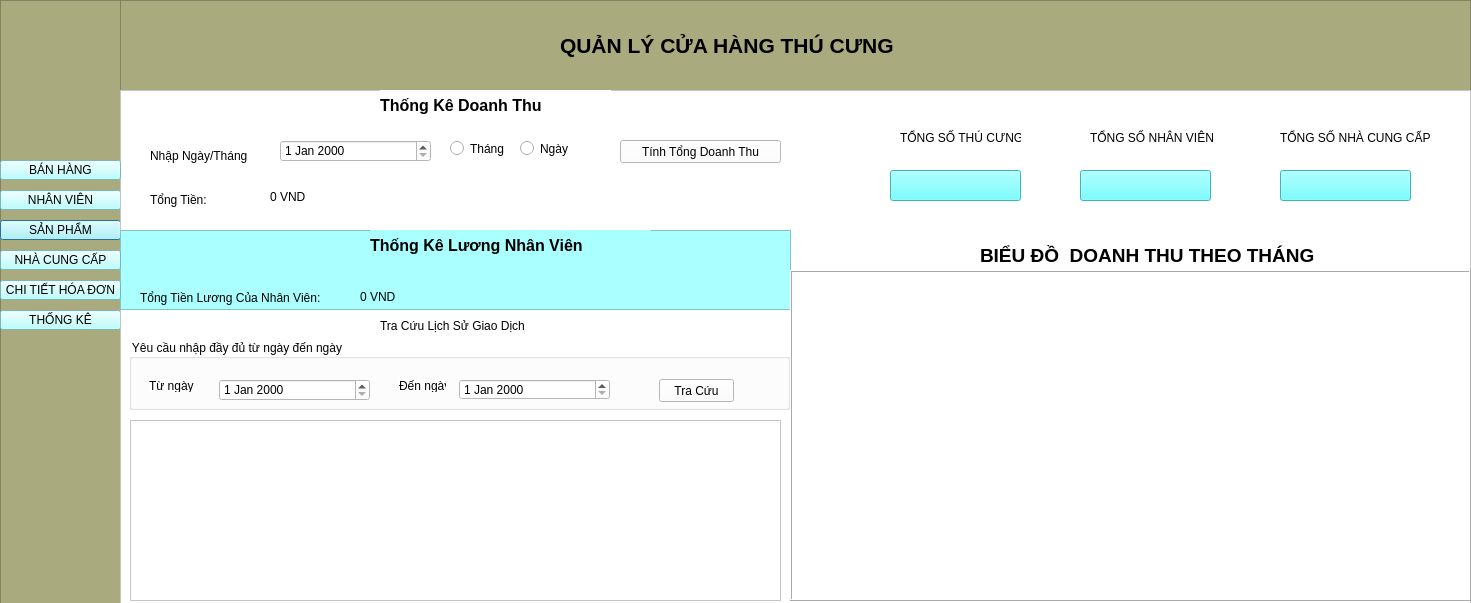
<?xml version="1.0" encoding="UTF-8"?>
<ui version="4.0">
 <class>Dialog</class>
 <widget class="QDialog" name="Dialog">
  <property name="geometry">
   <rect>
    <x>0</x>
    <y>0</y>
    <width>1471</width>
    <height>603</height>
   </rect>
  </property>
  <property name="windowTitle">
   <string>Dialog</string>
  </property>
  <widget class="QPushButton" name="pushButton_6">
   <property name="geometry">
    <rect>
     <x>0</x>
     <y>220</y>
     <width>121</width>
     <height>20</height>
    </rect>
   </property>
   <property name="styleSheet">
    <string notr="true">background-color: rgb(170, 255, 255);</string>
   </property>
   <property name="text">
    <string>SẢN PHẨM</string>
   </property>
  </widget>
  <widget class="QLabel" name="label_2">
   <property name="geometry">
    <rect>
     <x>560</x>
     <y>20</y>
     <width>491</width>
     <height>51</height>
    </rect>
   </property>
   <property name="font">
    <font>
     <pointsize>16</pointsize>
     <weight>75</weight>
     <bold>true</bold>
    </font>
   </property>
   <property name="text">
    <string>QUẢN LÝ CỬA HÀNG THÚ CƯNG</string>
   </property>
  </widget>
  <widget class="QPushButton" name="pushButton_10">
   <property name="geometry">
    <rect>
     <x>0</x>
     <y>190</y>
     <width>121</width>
     <height>20</height>
    </rect>
   </property>
   <property name="styleSheet">
    <string notr="true">background-color: rgb(170, 255, 255);</string>
   </property>
   <property name="text">
    <string>NHÂN VIÊN</string>
   </property>
  </widget>
  <widget class="QListWidget" name="listWidget_4">
   <property name="geometry">
    <rect>
     <x>120</x>
     <y>0</y>
     <width>1351</width>
     <height>91</height>
    </rect>
   </property>
   <property name="styleSheet">
    <string notr="true">background-color: rgb(85, 255, 255);
background-color: rgb(170, 170, 127);</string>
   </property>
  </widget>
  <widget class="QPushButton" name="pushButton_12">
   <property name="geometry">
    <rect>
     <x>0</x>
     <y>310</y>
     <width>121</width>
     <height>20</height>
    </rect>
   </property>
   <property name="styleSheet">
    <string notr="true">background-color: rgb(170, 255, 255);</string>
   </property>
   <property name="text">
    <string>THỐNG KÊ</string>
   </property>
  </widget>
  <widget class="QFrame" name="frame">
   <property name="geometry">
    <rect>
     <x>120</x>
     <y>90</y>
     <width>1351</width>
     <height>521</height>
    </rect>
   </property>
   <property name="styleSheet">
    <string notr="true">background-color: rgb(255, 255, 255);</string>
   </property>
   <property name="frameShape">
    <enum>QFrame::StyledPanel</enum>
   </property>
   <property name="frameShadow">
    <enum>QFrame::Raised</enum>
   </property>
   <widget class="QLabel" name="label">
    <property name="geometry">
     <rect>
      <x>260</x>
      <y>0</y>
      <width>231</width>
      <height>31</height>
     </rect>
    </property>
    <property name="font">
     <font>
      <pointsize>12</pointsize>
      <weight>75</weight>
      <bold>true</bold>
     </font>
    </property>
    <property name="text">
     <string>Thống Kê Doanh Thu</string>
    </property>
   </widget>
   <widget class="QLabel" name="label_3">
    <property name="geometry">
     <rect>
      <x>30</x>
      <y>50</y>
      <width>111</width>
      <height>31</height>
     </rect>
    </property>
    <property name="text">
     <string>Nhập Ngày/Tháng</string>
    </property>
   </widget>
   <widget class="QLabel" name="label_4">
    <property name="geometry">
     <rect>
      <x>30</x>
      <y>100</y>
      <width>91</width>
      <height>21</height>
     </rect>
    </property>
    <property name="text">
     <string>&lt;html&gt;&lt;head/&gt;&lt;body&gt;&lt;p&gt;Tổng Tiền:&lt;/p&gt;&lt;/body&gt;&lt;/html&gt;</string>
    </property>
   </widget>
   <widget class="QFrame" name="frame_2">
    <property name="geometry">
     <rect>
      <x>0</x>
      <y>140</y>
      <width>671</width>
      <height>80</height>
     </rect>
    </property>
    <property name="styleSheet">
     <string notr="true">background-color: rgb(170, 255, 255);</string>
    </property>
    <property name="frameShape">
     <enum>QFrame::StyledPanel</enum>
    </property>
    <property name="frameShadow">
     <enum>QFrame::Raised</enum>
    </property>
    <widget class="QLabel" name="label_5">
     <property name="geometry">
      <rect>
       <x>250</x>
       <y>0</y>
       <width>281</width>
       <height>31</height>
      </rect>
     </property>
     <property name="font">
      <font>
       <pointsize>12</pointsize>
       <weight>75</weight>
       <bold>true</bold>
      </font>
     </property>
     <property name="text">
      <string>Thống Kê Lương Nhân Viên</string>
     </property>
    </widget>
    <widget class="QLabel" name="label_6">
     <property name="geometry">
      <rect>
       <x>20</x>
       <y>60</y>
       <width>181</width>
       <height>16</height>
      </rect>
     </property>
     <property name="text">
      <string>&lt;html&gt;&lt;head/&gt;&lt;body&gt;&lt;p&gt;Tổng Tiền Lương Của Nhân Viên:&lt;/p&gt;&lt;/body&gt;&lt;/html&gt;</string>
     </property>
    </widget>
    <widget class="QLabel" name="txtTongLuongNhanVien">
     <property name="geometry">
      <rect>
       <x>240</x>
       <y>60</y>
       <width>47</width>
       <height>13</height>
      </rect>
     </property>
     <property name="text">
      <string>0 VND</string>
     </property>
    </widget>
   </widget>
   <widget class="QLabel" name="label_7">
    <property name="geometry">
     <rect>
      <x>260</x>
      <y>220</y>
      <width>201</width>
      <height>31</height>
     </rect>
    </property>
    <property name="styleSheet">
     <string notr="true">font: 75 11pt &quot;MS Shell Dlg 2&quot;;</string>
    </property>
    <property name="text">
     <string>Tra Cứu Lịch Sử Giao Dịch</string>
    </property>
   </widget>
   <widget class="QPushButton" name="btnTinhTongDoanhThuTheoThang">
    <property name="geometry">
     <rect>
      <x>500</x>
      <y>50</y>
      <width>161</width>
      <height>23</height>
     </rect>
    </property>
    <property name="text">
     <string>Tính Tổng Doanh Thu</string>
    </property>
   </widget>
   <widget class="QDateEdit" name="dateEditDoanhThuTheoThang">
    <property name="geometry">
     <rect>
      <x>160</x>
      <y>50</y>
      <width>151</width>
      <height>22</height>
     </rect>
    </property>
   </widget>
   <widget class="QLabel" name="txtTongDoanhThu">
    <property name="geometry">
     <rect>
      <x>150</x>
      <y>100</y>
      <width>47</width>
      <height>13</height>
     </rect>
    </property>
    <property name="text">
     <string>0 VND</string>
    </property>
   </widget>
   <widget class="QRadioButton" name="radioButton_Thang">
    <property name="geometry">
     <rect>
      <x>330</x>
      <y>50</y>
      <width>82</width>
      <height>17</height>
     </rect>
    </property>
    <property name="text">
     <string>Tháng</string>
    </property>
   </widget>
   <widget class="QRadioButton" name="radioButton_Ngay">
    <property name="geometry">
     <rect>
      <x>400</x>
      <y>50</y>
      <width>82</width>
      <height>17</height>
     </rect>
    </property>
    <property name="text">
     <string>Ngày</string>
    </property>
   </widget>
   <widget class="QTableView" name="tableView">
    <property name="geometry">
     <rect>
      <x>10</x>
      <y>330</y>
      <width>651</width>
      <height>181</height>
     </rect>
    </property>
   </widget>
   <widget class="QGroupBox" name="groupBox">
    <property name="geometry">
     <rect>
      <x>9</x>
      <y>249</y>
      <width>661</width>
      <height>71</height>
     </rect>
    </property>
    <property name="title">
     <string>Yêu cầu nhập đầy đủ từ ngày đến ngày</string>
    </property>
    <widget class="QLabel" name="label_8">
     <property name="geometry">
      <rect>
       <x>20</x>
       <y>40</y>
       <width>47</width>
       <height>13</height>
      </rect>
     </property>
     <property name="text">
      <string>Từ ngày</string>
     </property>
    </widget>
    <widget class="QLabel" name="label_9">
     <property name="geometry">
      <rect>
       <x>270</x>
       <y>40</y>
       <width>47</width>
       <height>13</height>
      </rect>
     </property>
     <property name="text">
      <string>Đến ngày</string>
     </property>
    </widget>
    <widget class="QDateEdit" name="dateEdit_TuNgay">
     <property name="geometry">
      <rect>
       <x>90</x>
       <y>40</y>
       <width>151</width>
       <height>22</height>
      </rect>
     </property>
    </widget>
    <widget class="QDateEdit" name="dateEdit_DenNgay">
     <property name="geometry">
      <rect>
       <x>330</x>
       <y>40</y>
       <width>151</width>
       <height>21</height>
      </rect>
     </property>
    </widget>
    <widget class="QPushButton" name="btnTraCuuGiaoDich">
     <property name="geometry">
      <rect>
       <x>530</x>
       <y>40</y>
       <width>75</width>
       <height>23</height>
      </rect>
     </property>
     <property name="text">
      <string>Tra Cứu</string>
     </property>
    </widget>
   </widget>
   <widget class="QLabel" name="label_10">
    <property name="geometry">
     <rect>
      <x>780</x>
      <y>40</y>
      <width>121</width>
      <height>16</height>
     </rect>
    </property>
    <property name="text">
     <string>TỔNG SỐ THÚ CƯNG</string>
    </property>
   </widget>
   <widget class="QLabel" name="label_11">
    <property name="geometry">
     <rect>
      <x>970</x>
      <y>40</y>
      <width>131</width>
      <height>16</height>
     </rect>
    </property>
    <property name="text">
     <string>TỔNG SỐ NHÂN VIÊN</string>
    </property>
   </widget>
   <widget class="QLabel" name="label_12">
    <property name="geometry">
     <rect>
      <x>1160</x>
      <y>40</y>
      <width>151</width>
      <height>16</height>
     </rect>
    </property>
    <property name="text">
     <string>TỔNG SỐ NHÀ CUNG CẤP</string>
    </property>
   </widget>
   <widget class="QPushButton" name="btnHienThiTongThuCung">
    <property name="geometry">
     <rect>
      <x>770</x>
      <y>80</y>
      <width>131</width>
      <height>31</height>
     </rect>
    </property>
    <property name="styleSheet">
     <string notr="true">background-color: rgb(85, 255, 255);
font: 75 9pt &quot;MS Shell Dlg 2&quot;;</string>
    </property>
    <property name="text">
     <string/>
    </property>
   </widget>
   <widget class="QPushButton" name="btlHienThiTongNhanVien">
    <property name="geometry">
     <rect>
      <x>960</x>
      <y>80</y>
      <width>131</width>
      <height>31</height>
     </rect>
    </property>
    <property name="styleSheet">
     <string notr="true">background-color: rgb(85, 255, 255);
font: 75 9pt &quot;MS Shell Dlg 2&quot;;</string>
    </property>
    <property name="text">
     <string/>
    </property>
   </widget>
   <widget class="QPushButton" name="btnHienThiNhaCungCap">
    <property name="geometry">
     <rect>
      <x>1160</x>
      <y>80</y>
      <width>131</width>
      <height>31</height>
     </rect>
    </property>
    <property name="styleSheet">
     <string notr="true">background-color: rgb(85, 255, 255);
font: 75 9pt &quot;MS Shell Dlg 2&quot;;</string>
    </property>
    <property name="text">
     <string/>
    </property>
   </widget>
   <widget class="QLabel" name="label_13">
    <property name="geometry">
     <rect>
      <x>860</x>
      <y>150</y>
      <width>361</width>
      <height>31</height>
     </rect>
    </property>
    <property name="font">
     <font>
      <pointsize>14</pointsize>
      <weight>75</weight>
      <bold>true</bold>
     </font>
    </property>
    <property name="text">
     <string>BIỂU ĐỒ  DOANH THU THEO THÁNG</string>
    </property>
   </widget>
   <widget class="QFrame" name="frame_BieuDoDoanhThu">
    <property name="geometry">
     <rect>
      <x>670</x>
      <y>180</y>
      <width>681</width>
      <height>331</height>
     </rect>
    </property>
    <property name="frameShape">
     <enum>QFrame::Box</enum>
    </property>
    <property name="frameShadow">
     <enum>QFrame::Raised</enum>
    </property>
   </widget>
  </widget>
  <widget class="QPushButton" name="pushButton_13">
   <property name="geometry">
    <rect>
     <x>0</x>
     <y>250</y>
     <width>121</width>
     <height>20</height>
    </rect>
   </property>
   <property name="styleSheet">
    <string notr="true">background-color: rgb(170, 255, 255);</string>
   </property>
   <property name="text">
    <string>NHÀ CUNG CẤP</string>
   </property>
  </widget>
  <widget class="QListWidget" name="listWidget_3">
   <property name="geometry">
    <rect>
     <x>0</x>
     <y>0</y>
     <width>121</width>
     <height>611</height>
    </rect>
   </property>
   <property name="styleSheet">
    <string notr="true">background-color: rgb(85, 255, 255);
background-color: rgb(170, 170, 127);</string>
   </property>
  </widget>
  <widget class="QPushButton" name="pushButton_11">
   <property name="geometry">
    <rect>
     <x>0</x>
     <y>280</y>
     <width>121</width>
     <height>20</height>
    </rect>
   </property>
   <property name="styleSheet">
    <string notr="true">background-color: rgb(170, 255, 255);</string>
   </property>
   <property name="text">
    <string>CHI TIẾT HÓA ĐƠN</string>
   </property>
  </widget>
  <widget class="QPushButton" name="pushButton_9">
   <property name="geometry">
    <rect>
     <x>0</x>
     <y>160</y>
     <width>121</width>
     <height>20</height>
    </rect>
   </property>
   <property name="styleSheet">
    <string notr="true">background-color: rgb(170, 255, 255);</string>
   </property>
   <property name="text">
    <string>BÁN HÀNG</string>
   </property>
  </widget>
  <zorder>listWidget_3</zorder>
  <zorder>listWidget_4</zorder>
  <zorder>pushButton_6</zorder>
  <zorder>label_2</zorder>
  <zorder>pushButton_10</zorder>
  <zorder>pushButton_12</zorder>
  <zorder>frame</zorder>
  <zorder>pushButton_13</zorder>
  <zorder>pushButton_11</zorder>
  <zorder>pushButton_9</zorder>
 </widget>
 <resources/>
 <connections/>
</ui>
